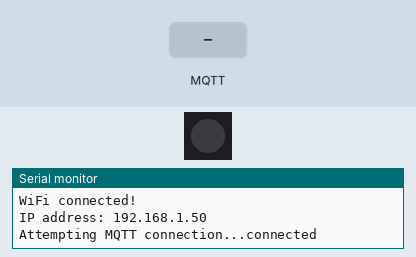
The sketch below on a simulated ESP32. On the bench: 1 RGB LEDs in strip order, left to right, the last lines printed to the serial monitor. The test bench sets the inputs (shaded band). Dim RGB values are drawn brighter than linear; WiFi joins after 1.5 s; servers stay silent unless stated; no MQTT or app messages arrive unless stated.

Above: at 2.7 s.
2.8 s: MQTT message "ON" arrives on the first subscribed topic
At 4.0 s:
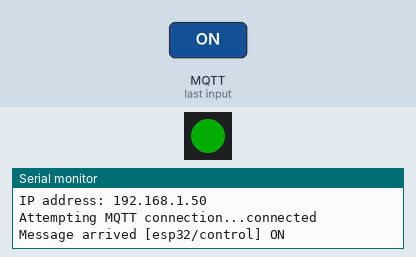
4.3 s: MQTT message "OFF" arrives on the first subscribed topic
At 5.4 s:
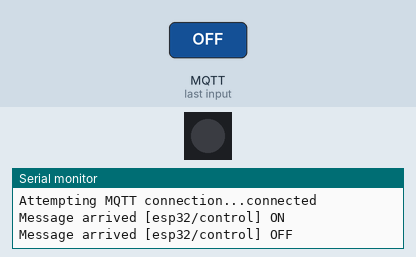
Timing chart, 0 to 7.3 s (numbered marks = the images above; inputs shaded):
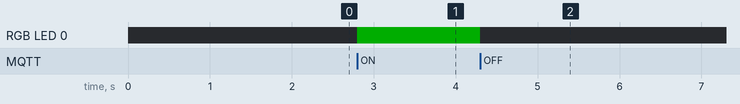

Measured:
- after the input at 2.8 s, RGB LED 0: off → RGB(0, 50, 0) at once
- after the input at 4.3 s, RGB LED 0: RGB(0, 50, 0) → off at once

The sketch:

sketch_oct5a.ino
```cpp
#include <WiFi.h>
#include <WiFiManager.h>
#include <PubSubClient.h>

// THÊM THƯ VIỆN VÀ ĐỊNH NGHĨA NEOPIXEL
#include <Adafruit_NeoPixel.h>
#define LED_PIN    48
#define LED_COUNT  1
Adafruit_NeoPixel strip(LED_COUNT, LED_PIN, NEO_GRB + NEO_KHZ800);


// --- Cấu hình MQTT (giữ nguyên) ---
const char* mqtt_server = "v16c1ee6.ala.eu-central-1.emqxsl.com";
const int mqtt_port = 8883;
const char* mqtt_user = "esp32_user";
const char* mqtt_password = "esp32_user";
const char* control_topic = "esp32/control";

#include <WiFiClientSecure.h>
WiFiClientSecure espClient;
PubSubClient client(espClient);


void callback(char* topic, byte* payload, unsigned int length) {
  Serial.print("Message arrived [");
  Serial.print(topic);
  Serial.print("] ");
  String message = "";
  for (int i = 0; i < length; i++) {
    message += (char)payload[i];
  }
  Serial.println(message);

  if (String(topic) == control_topic) {
    if (message == "ON") {
      // Bật đèn màu XANH LÁ
      strip.setPixelColor(0, strip.Color(0, 255, 0));
      strip.show();
    } else if (message == "OFF") {
      // Tắt đèn (màu ĐEN)
      strip.setPixelColor(0, strip.Color(0, 0, 0));
      strip.show();
    }
  }
}

void reconnect() {
  while (!client.connected()) {
    Serial.print("Attempting MQTT connection...");
    if (client.connect("ESP32Client", mqtt_user, mqtt_password)) {
      Serial.println("connected");
      client.subscribe(control_topic);
    } else {
      Serial.print("failed, rc=");
      Serial.print(client.state());
      Serial.println(" try again in 5 seconds");
      delay(5000);
    }
  }
}

void setup() {
  Serial.begin(115200);

  // KHỞI ĐỘNG NEOPIXEL
  strip.begin();
  strip.show();
  strip.setBrightness(50);

  // --- PHẦN KẾT NỐI WIFI DÙNG WIFIMANAGER ---
  WiFiManager wm;
  if (!wm.autoConnect("AutoConnectAP", "password")) {
    Serial.println("Failed to connect and hit timeout");
    ESP.restart();
  }
  Serial.println("WiFi connected!");
  Serial.print("IP address: ");
  Serial.println(WiFi.localIP());

  espClient.setInsecure();
  client.setServer(mqtt_server, mqtt_port);
  client.setCallback(callback);
}

void loop() {
  if (!client.connected()) {
    reconnect();
  }
  client.loop();
}
```
